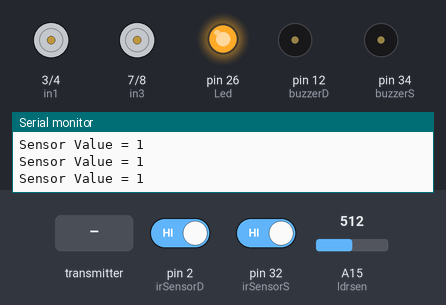
A sketch run on a simulated Arduino Mega 2560, built with avr-gcc and run on an emulated ATmega2560. On the bench: motor-driver pin pairs drawn as motors (green arrow = first pin HIGH = forward, orange = second pin HIGH = backward, longer = more drive, scaled by the enable pin), output pins drawn as LEDs (lit = HIGH), buzzer (waves = sounding, pin HIGH), the last lines printed to the serial monitor. The inputs (shaded band) are chosen by the test bench; at power-on: A15 (ldrsen) = 512, pin 2 (irSensorD) HIGH, pin 32 (irSensorS) HIGH. No radio packets arrive unless stated.

Above: at 1.2 s.
1.3 s: the transmitter starts sending j1PotY = 0
At 1.8 s:
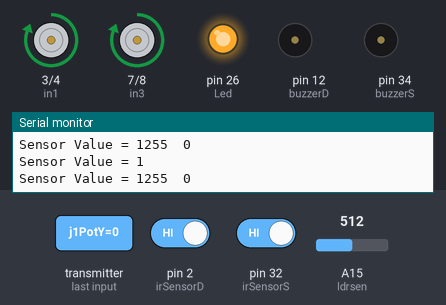
2.8 s: A15 (ldrsen) set to 622
5.8 s: A15 (ldrsen) set to 654
At 7.0 s:
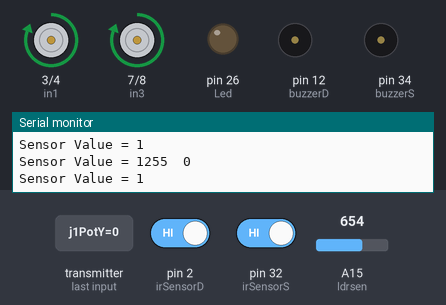
7.3 s: pin 2 (irSensorD) driven LOW
At 8.1 s:
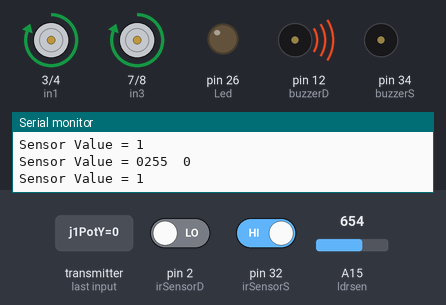
8.8 s: pin 32 (irSensorS) driven LOW
At 9.6 s:
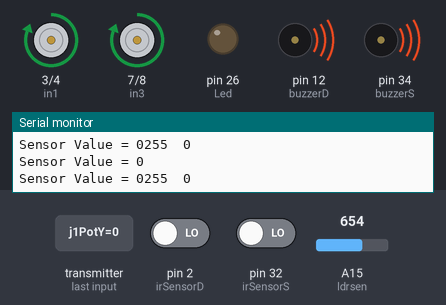
10.3 s: the transmitter starts sending j1PotY = 128
At 10.8 s:
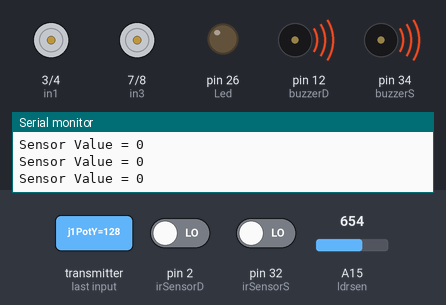
Timing chart, 0 to 12.8 s (numbered marks = the images above; inputs shaded):
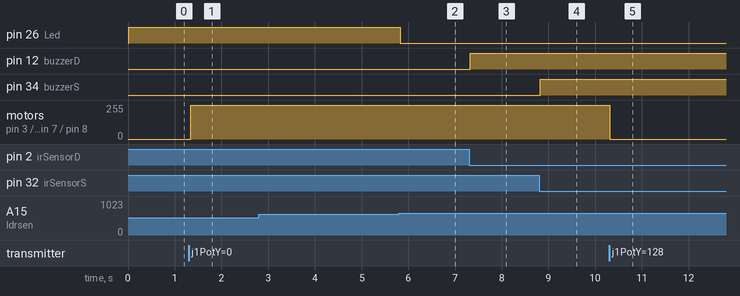

The sketch:

Receiver_02_-_Robot_Car_Example.ino
```cpp
#include <SPI.h>
#include <nRF24L01.h>
#include <RF24.h>
#define enA 5
#define in1 3
#define in2 4
#define enB 6
#define in3 7
#define in4 8
RF24 radio(9, 10);

const byte address[6] = "00001";
unsigned long lastReceiveTime = 0;
unsigned long currentTime = 0;

struct Data_Package {
  byte j1PotX;
  byte j1PotY;
  byte j1Button;
  byte j2PotX;
  byte j2PotY;
  byte j2Button;
  byte pot1;
  byte pot2;
  byte tSwitch1;
  byte tSwitch2;
  byte button1;
  byte button2;
  byte button3;
  byte button4;
};

Data_Package data;

int  xAxis, yAxis;
int motorSpeedA = 0;
int motorSpeedB = 0;

const int ldrsen = A15;
int Led = 26;
int value3 = 0;


int irSensorS = 32;
int buzzerS = 34;
int irSensorD = 2;
int buzzerD = 12;

void setup() {

  pinMode(enA, OUTPUT);
  pinMode(enB, OUTPUT);
  pinMode(in1, OUTPUT);
  pinMode(in2, OUTPUT);
  pinMode(in3, OUTPUT);
  pinMode(in4, OUTPUT);
  Serial.begin(9600);
  radio.begin();
  radio.openReadingPipe(0, address);
  radio.setAutoAck(false);
  radio.setDataRate(RF24_250KBPS);
  radio.setPALevel(RF24_PA_LOW);
  radio.startListening();
  resetData();

  pinMode(Led, OUTPUT);
  pinMode(ldrsen, INPUT);

  pinMode(irSensorS, INPUT);
  pinMode(buzzerS, OUTPUT);
  pinMode(irSensorD, INPUT);
  pinMode(buzzerD, OUTPUT);

}


void loop() {
  currentTime = millis();
  if ( currentTime - lastReceiveTime > 1000 ) {
    resetData();
  }

  if (radio.available()) {
    radio.read(&data, sizeof(Data_Package));
    lastReceiveTime = millis();
  }
  xAxis = data.j1PotX;
  yAxis = data.j1PotY;


  if (yAxis < 110) {

    digitalWrite(in1, HIGH);
    digitalWrite(in2, LOW);

    digitalWrite(in3, HIGH);
    digitalWrite(in4, LOW);

    motorSpeedA = map(yAxis, 110, 0, 0, 255);
    motorSpeedB = map(yAxis, 110, 0, 0, 255);
    Serial.print(motorSpeedA);
    Serial.print("  ");
    Serial.println(yAxis);
  }
  else if (yAxis > 140) {

    digitalWrite(in1, LOW);
    digitalWrite(in2, HIGH);

    digitalWrite(in3, LOW);
    digitalWrite(in4, HIGH);

    motorSpeedA = map(yAxis, 140, 255, 0, 255);
    motorSpeedB = map(yAxis, 140, 255, 0, 255);
  }

  else {
    motorSpeedA = 0;
    motorSpeedB = 0;
  }

  if (xAxis < 110) {

    int xMapped = map(xAxis, 110, 0, 0, 255);

    motorSpeedA = motorSpeedA - xMapped;
    motorSpeedB = motorSpeedB + xMapped;

    if (motorSpeedA < 0) {
      motorSpeedA = 0;
    }
    if (motorSpeedB > 255) {
      motorSpeedB = 255;
    }
  }
  if (xAxis > 140) {

    int xMapped = map(xAxis, 140, 255, 0, 255);

    motorSpeedA = motorSpeedA + xMapped;
    motorSpeedB = motorSpeedB - xMapped;

    if (motorSpeedA > 255) {
      motorSpeedA = 255;
    }
    if (motorSpeedB < 0) {
      motorSpeedB = 0;
    }
  }

  if (motorSpeedA < 70) {
    motorSpeedA = 0;
  }
  if (motorSpeedB < 70) {
    motorSpeedB = 0;
  }
  analogWrite(enA, motorSpeedA);
  analogWrite(enB, motorSpeedB);


  value3 = analogRead(ldrsen)/4;
    if(value3 < 160){
    digitalWrite(Led, HIGH);
  }
  else
  {
    digitalWrite(Led, LOW);
  }

  int value = digitalRead(irSensorS);
  Serial.println("");
  Serial.print("Sensor Value = ");
  Serial.print(value);

  if(value == 0)
  {
    digitalWrite(buzzerS, HIGH);
  }
  else
  {
    digitalWrite(buzzerS, LOW);
  }


 int value2 = digitalRead(irSensorD);
  Serial.println("");
  Serial.print("Sensor Value = ");
  Serial.print(value2);

  if(value2 == 0)
  {
    digitalWrite(buzzerD, HIGH);
  }
  else
  {
    digitalWrite(buzzerD, LOW);
  }

}


void resetData() {
  data.j1PotX = 127;
  data.j1PotY = 127;
  data.j2PotX = 127;
  data.j2PotY = 127;
  data.j1Button = 1;
  data.j2Button = 1;
  data.pot1 = 1;
  data.pot2 = 1;
  data.tSwitch1 = 1;
  data.tSwitch2 = 1;
  data.button1 = 1;
  data.button2 = 1;
  data.button3 = 1;
  data.button4 = 1;
}
```

Measured:
- the behaviour switches between 639 and 640 on A15 (ldrsen) (found by bisection; images 1 and 2)
- after the input at 1.3 s, motor on pin 3 (in1) / pin 4 (in2), motor on pin 7 (in3) / pin 8 (in4): stopped → forward 255/255 at once
- after the input at 5.8 s, pin 26 (Led): HIGH → LOW at once
- after the input at 7.3 s, pin 12 (buzzerD): LOW → HIGH at once
- after the input at 8.8 s, pin 34 (buzzerS): LOW → HIGH at once
- after the input at 10.3 s, motor on pin 3 (in1) / pin 4 (in2), motor on pin 7 (in3) / pin 8 (in4): forward 255/255 → stopped at once
